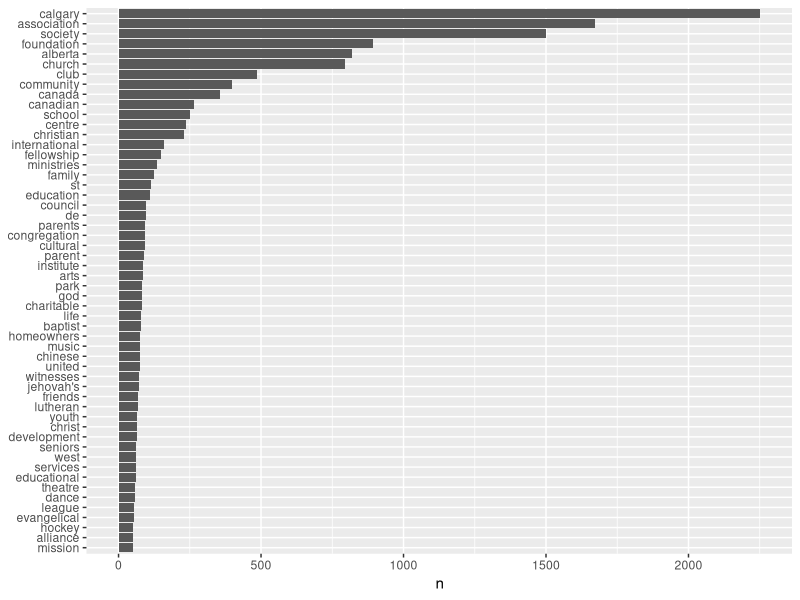
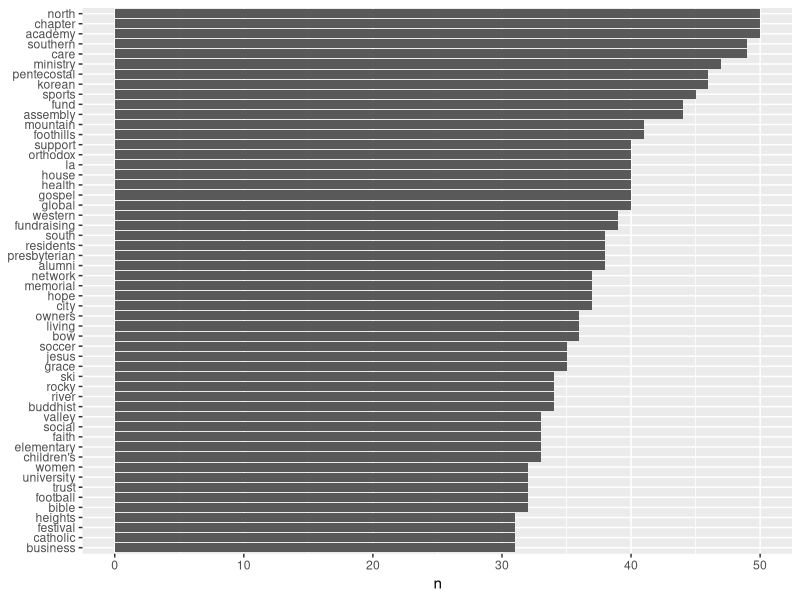
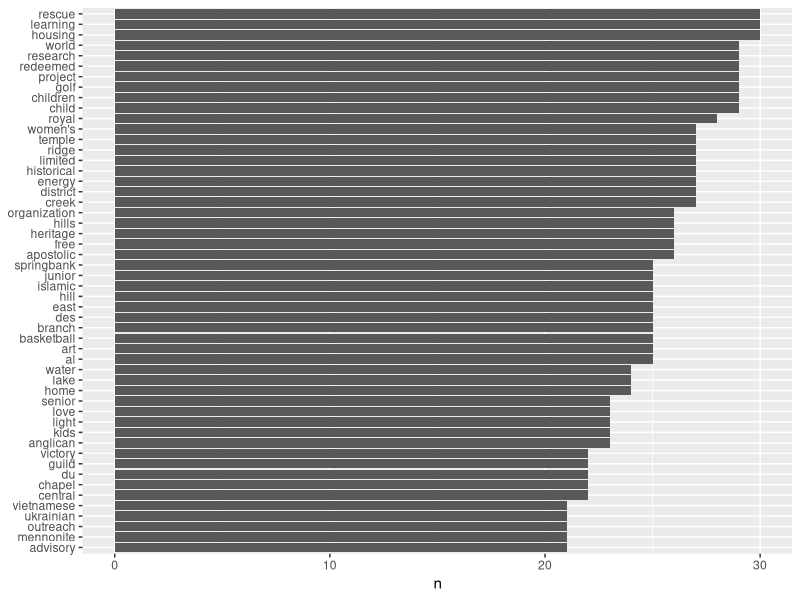
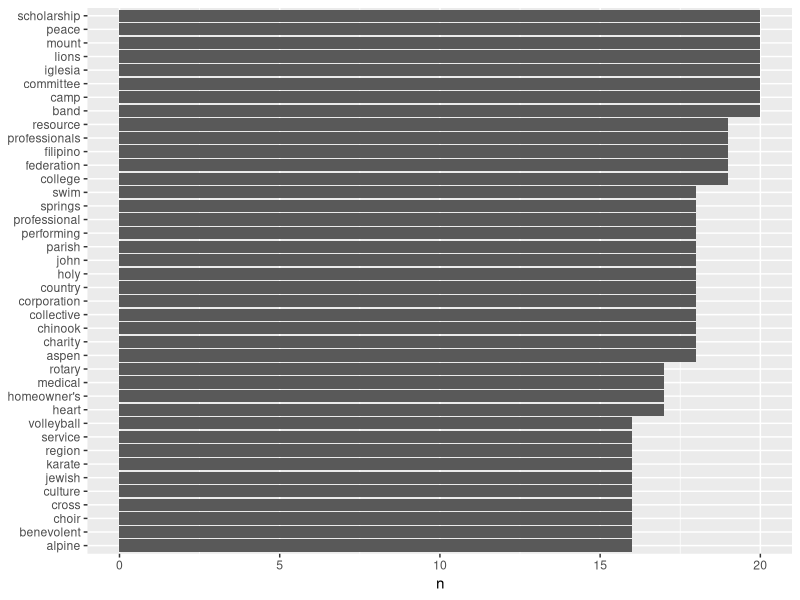
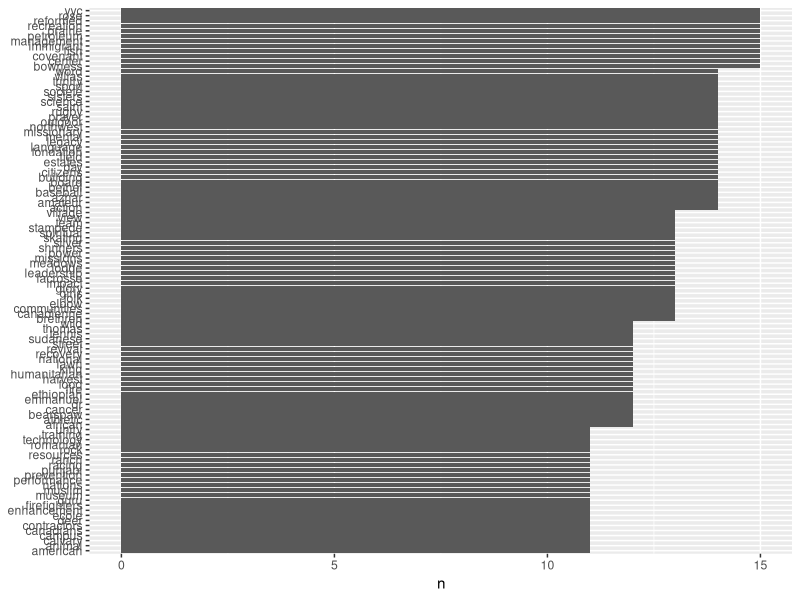
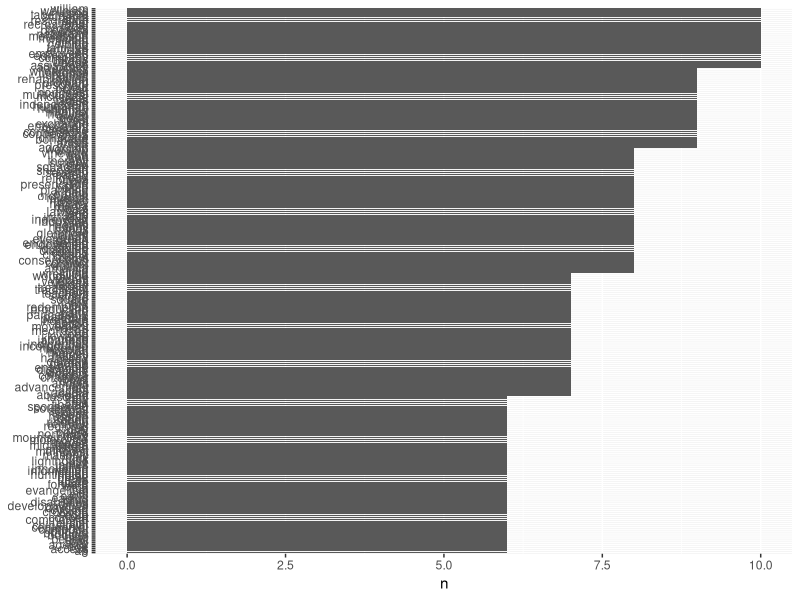
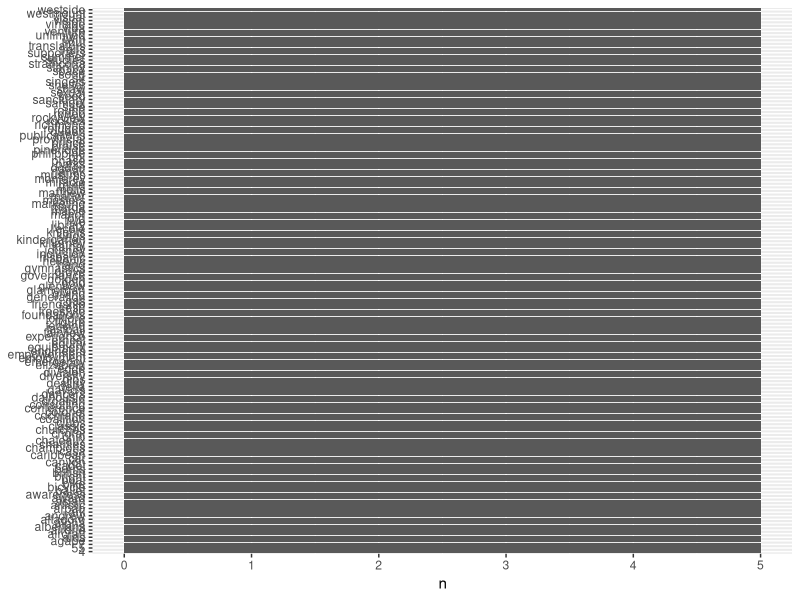

Write the R code that produced these figures, in order.
library(dplyr)
library(tidytext)
library(ggplot2)
library(readr)
library(readxl)

may_non_profit_name_list_for_open_data_portal <- read_excel("may-non_profit_name_list_for_open_data_portal.xlsx")
View(may_non_profit_name_list_for_open_data_portal)


X2338_Calgary_Charities_CRA2020 <- read_csv("2338_Calgary_Charities_CRA2020.csv")
View(X2338_Calgary_Charities_CRA2020)


abdata <- data.frame(may_non_profit_name_list_for_open_data_portal) %>%
  filter(City == "CALGARY") %>%
  filter(Status == "Active") %>%
  select("Legal.Entity.Name") %>%
  rename(Name = "Legal.Entity.Name")
cradata <- data.frame(X2338_Calgary_Charities_CRA2020) %>%
  mutate(Name = toupper(Legal.name)) %>%
  select(Name)

allcalgarynp <- full_join(cradata,abdata)
npnames <- distinct(allcalgarynp) %>%
  unnest_tokens(word, Name, drop = F) %>%
  anti_join(stop_words)

npnames %>%
  count(word, sort = TRUE) %>%
  filter(n > 50) %>%
  mutate(word = reorder(word, n)) %>%
  ggplot(aes(word,n)) +
  geom_col() +
  xlab(NULL) +
  coord_flip()

npnames %>%
  count(word, sort = TRUE) %>%
  filter(n <= 50) %>%
  filter(n > 30) %>%
  mutate(word = reorder(word, n)) %>%
  ggplot(aes(word,n)) +
  geom_col() +
  xlab(NULL) +
  coord_flip()

npnames %>%
  count(word, sort = TRUE) %>%
  filter(n <= 30) %>%
  filter(n > 20) %>%
  mutate(word = reorder(word, n)) %>%
  ggplot(aes(word,n)) +
  geom_col() +
  xlab(NULL) +
  coord_flip()

npnames %>%
  count(word, sort = TRUE) %>%
  filter(n <= 20) %>%
  filter(n > 15) %>%
  mutate(word = reorder(word, n)) %>%
  ggplot(aes(word,n)) +
  geom_col() +
  xlab(NULL) +
  coord_flip()

npnames %>%
  count(word, sort = TRUE) %>%
  filter(n <= 15) %>%
  filter(n > 10) %>%
  mutate(word = reorder(word, n)) %>%
  ggplot(aes(word,n)) +
  geom_col() +
  xlab(NULL) +
  coord_flip()

npnames %>%
  count(word, sort = TRUE) %>%
  filter(n <= 10) %>%
  filter(n > 5) %>%
  mutate(word = reorder(word, n)) %>%
  ggplot(aes(word,n)) +
  geom_col() +
  xlab(NULL) +
  coord_flip()

npnames %>%
  count(word, sort = TRUE) %>%
  filter(n <= 5) %>%
  filter(n > 4) %>%  
  mutate(word = reorder(word, n)) %>%
  ggplot(aes(word,n)) +
  geom_col() +
  xlab(NULL) +
  coord_flip()
